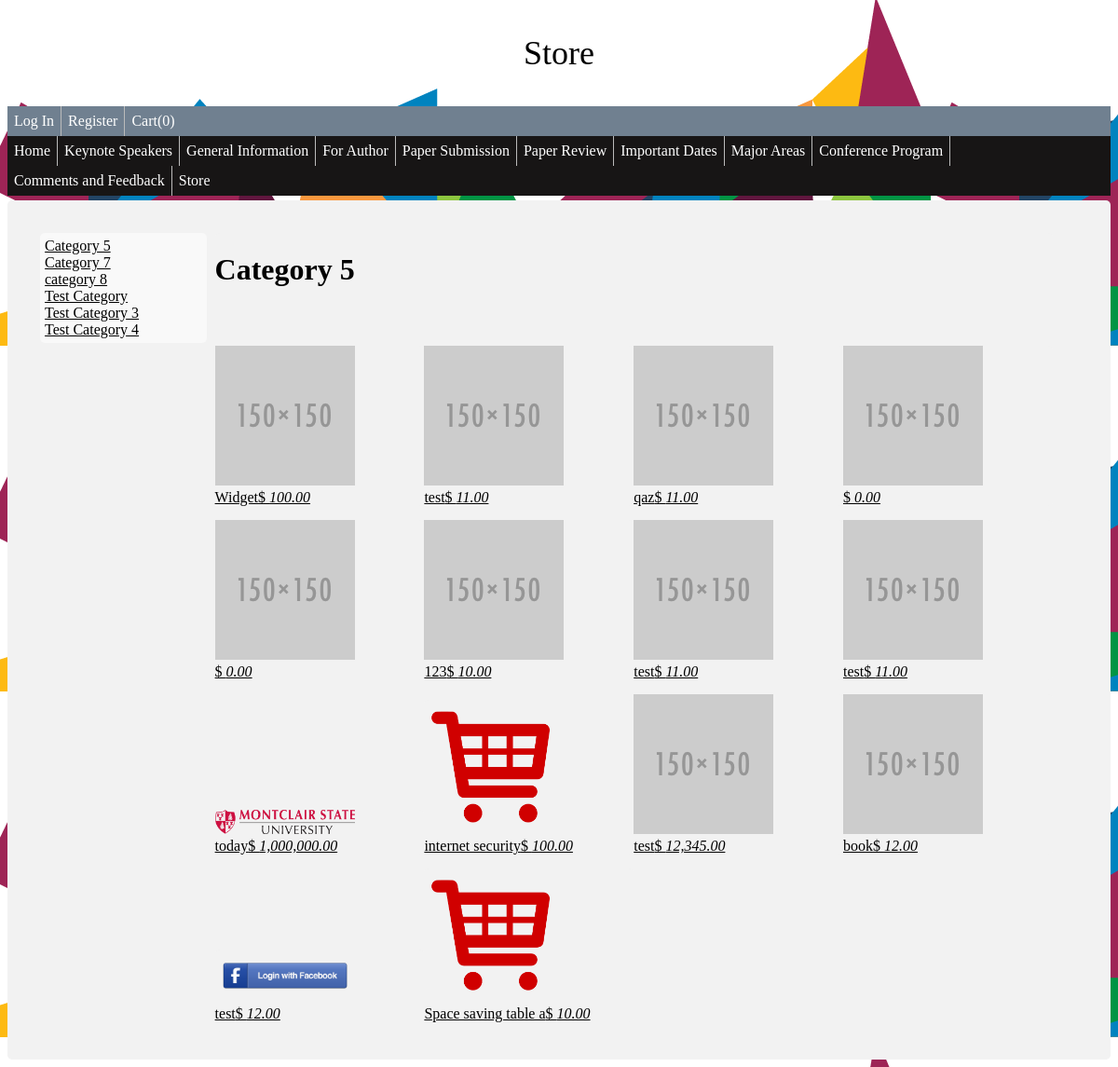
Screenshot of /store/?category_id=9 with the database file from the repository.
### tables this page shows
CREATE TABLE IF NOT EXISTS `wa_product_categories` (
`ID` int(11) NOT NULL,
  `CATEGORY_NAME` varchar(20) NOT NULL
);

CREATE TABLE IF NOT EXISTS `wa_products` (
`ID` int(11) NOT NULL,
  `CATEGORY` int(11) NOT NULL,
  `NAME` varchar(20) NOT NULL,
  `DESCRIPTION` varchar(256) NOT NULL,
  `PRICE` float NOT NULL,
  `IMG_NAME` varchar(255) NOT NULL
);

### public_html/store/cart.php (called while the page is built, shortened)
<?php
    function getTotalQty() {
        if (!isset($_SESSION['cartRec'])) {
            return 0;
        } else {
            $qty = 0;
            foreach ($_SESSION['cartRec'] as $line) {
                $qty += $line['qty'];
            }
            return $qty;
        }
    }
?>

### models/ProdCatModel.php (called while the page is built, shortened)
<?php
class ProdCatModel {
    private $pdo;
    private $table = 'wa_product_categories';
    public function __construct($inPdo) {
        if ($inPdo instanceof PDO) {
            $this->pdo = $inPdo;
        } else {
            die("Object Type Error");
        }
    }
    public function getList() {
        $stmt = $this->pdo->prepare("SELECT * FROM $this->table");
        $stmt->execute();
        $cats = $stmt->fetchAll();
        return $cats;
    }
    public function getListByID($id) {
        $stmt = $this->pdo->prepare("SELECT * FROM $this->table WHERE ID = :id");
         $stmt->bindParam(':id', $id);
        $stmt->execute();
        $cats = $stmt->fetch();
        return $cats;
    }
}
?>

### models/ProdModel.php (called while the page is built, shortened)
<?php
class ProdModel {
    private $pdo;
    private $table = 'wa_products';
    public function __construct($inPdo) {
        if ($inPdo instanceof PDO) {
            $this->pdo = $inPdo;
        } else {
            die("Object Type Error");
        }
    }
    public function getList() {
        $stmt = $this->pdo->prepare("SELECT * FROM $this->table");
        $stmt->execute();
        $products = $stmt->fetchAll();
        return $products;
    }
    public function getListByCat($catID) {
        $stmt = $this->pdo->prepare("SELECT * FROM $this->table WHERE CATEGORY = :catID");
        $stmt->bindParam(':catID', $catID);
        $stmt->execute();
        $products = $stmt->fetchAll();
        return $products;
    }
}
?>

### public_html/store/store.php (the view, shortened to what this page needs)
<!doctype html>
<html>
    <head>
        <link rel="stylesheet" type="text/css" href="../css/styles.css">
    </head>
    <body background="../images/2015_AIGA-Design-Month_Website-Footer.png">
        <p style="text-align: center; font-size: 36px;">Store</p>
        <?php include '../home/menu.php'; ?>
        <div class='body'>
            <div class="category_list">
                <?php
                foreach ($categories as $cat) {
                    echo '<a href=.?category_id=' . $cat['ID'] . '>' . $cat['CATEGORY_NAME'] . '</a><br>';
                }
                ?>
            </div>
            <div class="product_list">
                <h1><?php echo $category_one['CATEGORY_NAME'] ?></h1>
                <br>
                <br>
                <?php
                foreach ($product_list as $product) {
                    echo '<div class="product">';
                    $html = '<a href=?action=product_detail&amp;product_id=' . $product['ID'] . '>';
                    if ($product['IMG_NAME'] == '') {
                        $html .= '<img src="../product_images/default.png"/><br>';
                    } else {
                        $html .= '<img src="../product_images/' . $product['IMG_NAME'] . '"/><br>';
                    }
                    $html .= $product['NAME'];
                    $html .= '$ <i>' . number_format($product['PRICE'], 2) . '</i>';
                    $html .= '</a>';
                    echo $html;
                    echo '</div>';
                }
                ?>
            </div>
        </div>
    </body></html>

### public_html/store/index.php (shortened to what this page needs)
<?php
require '../../controllers/connectDb.php';
require '../../models/ProdModel.php';
require '../../models/ProdCatModel.php';
$PM = new ProdModel($pdo);
$CM = new ProdCatModel($pdo);
$categories = $CM->getList();
$products = $PM->getList();
require_once('cart.php');
$action = filter_input(INPUT_GET, 'action');
if ($action == NULL) {
    $action = filter_input(INPUT_POST, 'action');
}
if ($action === NULL) {
    $action = 'overview';
} else {
    $action = strtolower($action);
}
switch ($action) {
    case 'overview':
        $category_id = filter_input(INPUT_GET, 'category_id', FILTER_VALIDATE_INT);
        $category_one = $CM->getListByID($category_id);
        $product_list = $PM->getListByCat($category_id);
        include 'store.php';
        break;
}
?>

### public_html/home/menu.php (shortened to what this page needs)
<?php
require_once '../store/cart.php';
$ttlQty = cart\getTotalQty();
$cart_url = '<li><a href="../store?action=cart">Cart(' . $ttlQty . ')</a></li>';
if (isset($_SESSION['userRec'])) {
    echo '<ul  class ="account"><li class="main_menu"><a href="../user_account">Hello! ' . $_SESSION['userRec']['FIRST_NAME'] . '</a></li><li class="main_menu"><a href="../logout">Logout</a></li>' . $cart_url . '</ul>';
} else {
    echo '<ul class ="account"><li class="main_menu"><a href="../login">Log In</a></li><li class="main_menu"><a href="../register">Register</a></li>' . $cart_url . '</ul>';
}
?>

### public_html/css/styles.css (style rules this page uses)
div { border-radius: 5px; background-color: #f2f2f2; padding: 30px; margin-top: 5px; }
ul { list-style-type: none; margin: 0; padding: 0; overflow: hidden; background-color: #171515; }
li { float: left; border-right:1px solid #bbb; padding: 0px; }
li:last-child { border-right: none; }
li a { display: block; color: white; text-align: center; padding: 14px 16px; text-decoration: none; margin: 0px; }
li a, .dropbtn { display: inline-block; color: white; text-align: center; padding: 7px; text-decoration: none; }
li.dropdown { display: inline-block; }
.account { padding: 0px; }
.account { background-color: #708090; }

### public_html/store/store.php (style rules this page uses)
.category_list { display: inline-block; width: 15%; background-color: #f9f9f9; margin: 5px; padding:5px; vertical-align: top; }
.product_list, .product_detail { display: inline-block; width: 80%; padding:0px; }
.product { display: inline-block; width: 25%; padding:0px; margin-bottom: 10px; }
img { width:150px; }
.category_list a { color:black; }
.product a { color:black; }

### rows the page displays
wa_product_categories: CATEGORY_NAME "Category 5"
wa_product_categories: CATEGORY_NAME "Category 7"
wa_product_categories: CATEGORY_NAME "category 8"
wa_product_categories: CATEGORY_NAME "Test Category"
wa_product_categories: CATEGORY_NAME "Test Category 3"
wa_product_categories: CATEGORY_NAME "Test Category 4"
wa_products: html "Widget", PRICE "100.00"
wa_products: IMG_NAME (placeholder picture), html "test", PRICE "11.00"
wa_products: IMG_NAME (placeholder picture), html "qaz", PRICE "11.00"
wa_products: IMG_NAME (placeholder picture), PRICE "0.00"
wa_products: IMG_NAME (placeholder picture), PRICE "0.00"
wa_products: IMG_NAME (placeholder picture), html "123", PRICE "10.00"
wa_products: IMG_NAME (placeholder picture), html "test", PRICE "11.00"
wa_products: IMG_NAME (placeholder picture), html "test", PRICE "11.00"
wa_products: IMG_NAME (picture), html "today", PRICE "1,000,000.00"
wa_products: IMG_NAME (picture), html "internet security", PRICE "100.00"
wa_products: html "test", PRICE "12,345.00"
wa_products: html "book", PRICE "12.00"
wa_products: IMG_NAME (picture), html "test", PRICE "12.00"
wa_products: IMG_NAME (picture), html "Space saving table a", PRICE "10.00"

### other values shown
$ttlQty "0"
